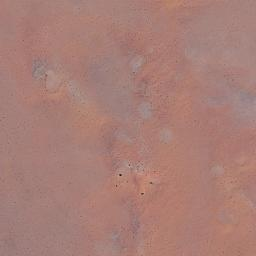
#> input picture Satellite Terrain Data/Terrain dataset/train/Deserts/D2_1240.jpg, 256 x 256 px, found by its file name; its folder holds only this picture in this run
$ jupyter execute --allow-errors Terrain_Dataset_Pre_Processing_EDA.ipynb   (shell and % lines are left out)
#> lines starting #> are read from the running program, lines starting #| are printed output that depends on the picture
[cell 1]
from google.colab import files
import os

uploaded = files.upload()
#> the answer given: D2_1240.jpg

# Get the name of the uploaded file
terrain = list(uploaded.keys())[0]

# Unzip the file

print(f"Successfully unzipped {terrain}!")
#see the unzipped folder

[cell 2]
import tensorflow as tf
import numpy as np
import matplotlib.pyplot as plt
import cv2  # OpenCV for Canny
import os

base_dir = 'Dataset 1.0'
train_dir = os.path.join(base_dir, 'train')
val_dir = os.path.join(base_dir, 'validation')
test_dir = os.path.join(base_dir, 'test')

# Define image parameters
IMG_WIDTH = 256
IMG_HEIGHT = 256
BATCH_SIZE = 32

[cell 3]
# Load a sample image to visualize
# This path now correctly uses your 'Dataset 1.0' folder
sample_path = os.path.join(train_dir, 'Mountains', 'M2_1.jpg')

# Check if the sample file exists before trying to read it
if os.path.exists(sample_path):
    img = cv2.imread(sample_path)
    img_rgb = cv2.cvtColor(img, cv2.COLOR_BGR2RGB) # Convert for matplotlib

    # 1. Convert to grayscale for Canny
    gray_img = cv2.cvtColor(img, cv2.COLOR_BGR2GRAY)

    # 2. Apply Canny edge detection
    edges = cv2.Canny(gray_img, 100, 200)

    # 3. Plot the results
    plt.figure(figsize=(12, 6))

    plt.subplot(1, 2, 1)
    plt.title('Original Sample Image')
    plt.imshow(img_rgb)
    plt.axis('off')

    plt.subplot(1, 2, 2)
    plt.title('Canny Edge Detection')
    plt.imshow(edges, cmap='gray')
    plt.axis('off')

    plt.show()
else:
    print(f"Error: Sample file not found at {sample_path}")
    print("Please check the folder names inside 'Dataset 1.0/train/'")

#> (a cell that did not finish here is left out)

#> (a cell that did not finish here is left out)

[cell 6]
import os
import numpy as np
import matplotlib.pyplot as plt

base_dir = 'Dataset 1.0'
sets_to_plot = ['train', 'validation', 'test']
classes = sorted(os.listdir(os.path.join(base_dir, 'train')))

# 1. Count the files
counts = {}
for s in sets_to_plot:
    set_counts = []
    set_path = os.path.join(base_dir, s)
    for c in classes:
        class_path = os.path.join(set_path, c)
        count = len(os.listdir(class_path))
        set_counts.append(count)
    counts[s] = set_counts

# 2. Plot the grouped bar chart
n_classes = len(classes)
index = np.arange(n_classes)
bar_width = 0.25

fig, ax = plt.subplots(figsize=(12, 7))

# Plot bars for each set
bar1 = ax.bar(index - bar_width, counts['train'], bar_width, label='Train')
bar2 = ax.bar(index, counts['validation'], bar_width, label='Validation')
bar3 = ax.bar(index + bar_width, counts['test'], bar_width, label='Test')

# Add labels and title
ax.set_xlabel('Class', fontweight='bold')
ax.set_ylabel('Number of Images', fontweight='bold')
ax.set_title('Class Distribution Across Train, Validation, and Test Sets', fontweight='bold')
ax.set_xticks(index)
ax.set_xticklabels(classes)
ax.legend()

# Add counts on top of the bars
ax.bar_label(bar1, padding=3)
ax.bar_label(bar2, padding=3)
ax.bar_label(bar3, padding=3)

fig.tight_layout()
plt.show()
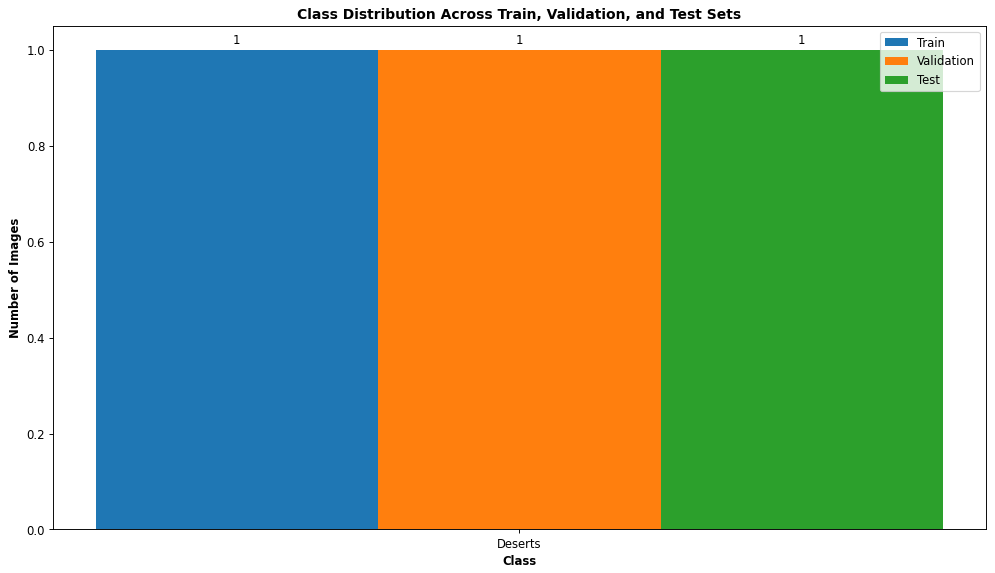
#> figure drawn by matplotlib, 1 panel

# Print the counts
print(f"Classes found: {classes}")
print(f"Train counts: {counts['train']}")
print(f"Validation counts: {counts['validation']}")
print(f"Test counts: {counts['test']}")

[cell 7]
import random

train_dir = os.path.join(base_dir, 'train')
classes = sorted(os.listdir(train_dir))

num_samples_per_class = 3

plt.figure(figsize=(15, 10))
plt.suptitle('Sample Images from Each Class', fontsize=16, fontweight='bold')

# Loop over each class
#> (the rest of this cell did not finish here and is left out)

[cell 8]
import os
import cv2

train_dir = 'Dataset 1.0/train'
classes = sorted(os.listdir(train_dir))

print("Running Image Dimensions & Channel Check...")
print("-" * 30)

# Store all unique shapes found
shapes = {}
total_images = 0

for class_name in classes:
    class_path = os.path.join(train_dir, class_name)
    all_images = os.listdir(class_path)
    print(f"Checking {len(all_images)} images in class: {class_name}")

    for image_name in all_images:
        img_path = os.path.join(class_path, image_name)

        # Read image with OpenCV to get its shape
        img = cv2.imread(img_path)
#> img is the input picture: shape (256, 256, 3); mean B, G, R 118.2, 125.9, 167.9

        # Check if image loaded correctly
        if img is None:
            print(f"  WARNING: Could not read image: {img_path}")
            continue

        shape_str = str(img.shape)
#> shape_str = '(256, 256, 3)'

        # Add shape to our dictionary
        if shape_str in shapes:
            shapes[shape_str] += 1
        else:
            shapes[shape_str] = 1

        total_images += 1

print("-" * 30)
print(f"Check complete. Processed {total_images} images.")
print("\nUnique Image Shapes Found:")
for shape, count in shapes.items():
    print(f"  Shape: {shape}  - Count: {count}")

if len(shapes) == 1 and '(256, 256, 3)' in shapes:
    print("\nResult: PASSED! All images are 256x256 with 3 color channels.")
else:
    print("\nResult: WARNING! Inconsistent image dimensions or channels found.")

[cell 9]
import os
import cv2
import numpy as np
import matplotlib.pyplot as plt


train_dir = 'Dataset 1.0/train'
classes = sorted(os.listdir(train_dir))
colors = ('b', 'g', 'r') # OpenCV uses BGR order

plt.figure(figsize=(15, 7))
plt.suptitle('Average Color Intensity Histograms per Class',
             fontsize=16, fontweight='bold')

# Loop over each class
#> (the rest of this cell did not finish here and is left out)

[cell 10]
import os
import cv2
import numpy as np
import matplotlib.pyplot as plt


train_dir = 'Dataset 1.0/train'
classes = sorted(os.listdir(train_dir))
IMG_HEIGHT, IMG_WIDTH = 256, 256

print("Calculating average image per class... (This may take a minute)")

plt.figure(figsize=(15, 6))
plt.suptitle('Average Image per Class', fontsize=16, fontweight='bold')

for i, class_name in enumerate(classes):
    class_path = os.path.join(train_dir, class_name)
    all_images = os.listdir(class_path)

    # Use a high-precision accumulator (float64)
    avg_image = np.zeros((IMG_HEIGHT, IMG_WIDTH, 3), dtype=np.float64)

    num_images = 0
    for image_name in all_images:
        img_path = os.path.join(class_path, image_name)
        img = cv2.imread(img_path)
        if img is None:
            continue

        # Resize just in case (though your check should pass)
        img = cv2.resize(img, (IMG_WIDTH, IMG_HEIGHT))
        # Add to the accumulator
        avg_image += img
        num_images += 1

    # Calculate the average
    if num_images > 0:
        avg_image = avg_image / num_images

    # Convert back to 8-bit (0-255) for display
    # and convert from BGR (cv2) to RGB (plt)
    avg_image_display = cv2.cvtColor(avg_image.astype(np.uint8), cv2.COLOR_BGR2RGB)

    # Plot
    ax = plt.subplot(1, len(classes), i + 1)
    ax.imshow(avg_image_display)
    ax.set_title(f"Average '{class_name}' Image")
    ax.axis('off')

print("Done.")
plt.tight_layout(rect=[0, 0.03, 1, 0.95])
plt.show()
